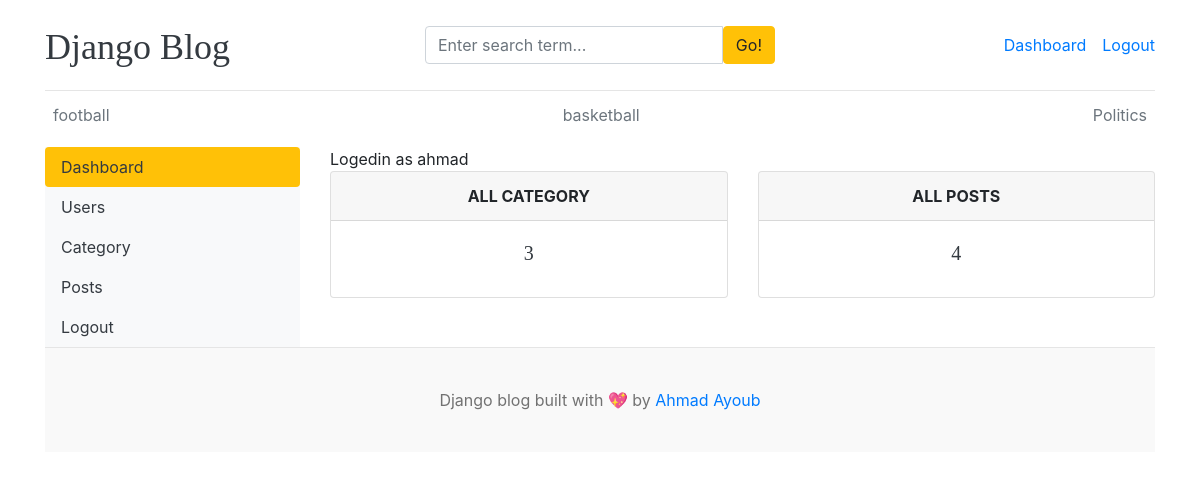
Before: /dashboard/ (signed in) with the older database file.
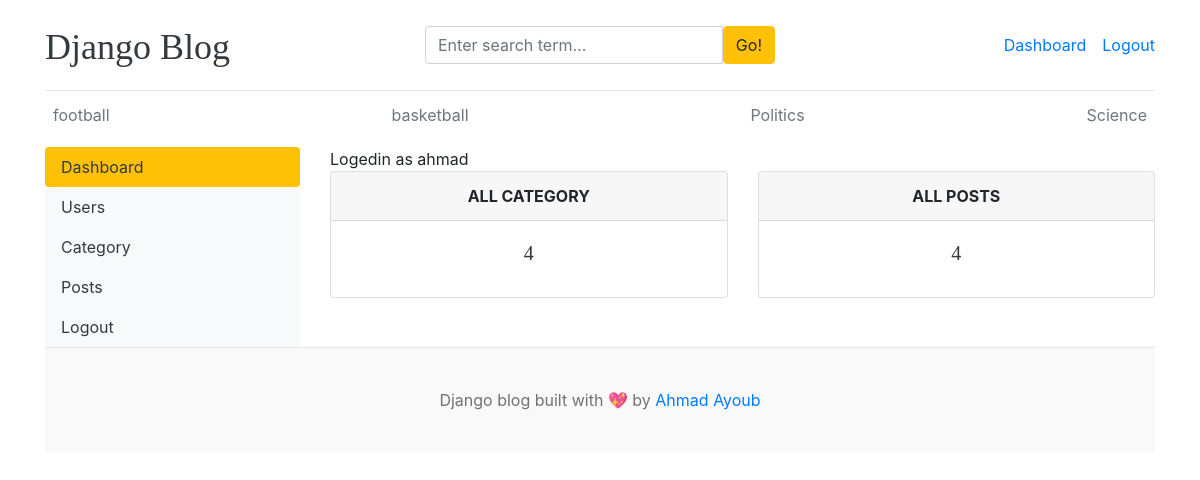
After: the same page with the newer database file.
### blogs/models.py (models this page shows, shortened)
class Category(models.Model):
    category_name = models.CharField(max_length=50,unique=True)
    create_at = models.DateTimeField(auto_now_add=True)
    updated_at = models.DateTimeField(auto_now=True)
    class Meta:
        verbose_name_plural = "categories"

### dashboards/views.py (the view)
# urls.py: path('dashboard/',include('dashboards.urls')),
@login_required(login_url='login')
def dashboard(request):
    category_count=Category.objects.all().count()
    blogs_count= Blog.objects.all().count()
    context={
        'category_count': category_count,
        'blogs_count':blogs_count
    }
    return render(request,'dashboard/dashboard.html',context)

### blogs/context_processors.py (called while the page is built)
def get_categories(request):
    categories = Category.objects.all()
    return dict(categories=categories)

def get_social_link(request):
    social_link = SocialLink.objects.all()
    return dict(social_link=social_link)

### templates/dashboard/dashboard.html
{% extends 'base.html' %}
{% block content %}
<div class="row">
   {% include 'dashboard/sidebar.html' %}
    <div class="col-md-9">
        <span>Logedin as {{ user }}</span>
        <div class="row">
            <div class="col">
                <div class="card border-default mb-3">
                    <div class="card-header text-center text-uppercase font-weight-bold">ALL CATEGORY</div>
                    <div class="card-body text-dark">
                        <h5 class="card-title text-center">{{ category_count }}</h5>
                    </div>
                </div>
            </div>
            <div class="col">
                <div class="card border-default mb-3">
                    <div class="card-header text-center text-uppercase font-weight-bold">ALL POSTS</div>
                    <div class="card-body text-dark">
                        <h5 class="card-title text-center">{{ blogs_count }}</h5>
                    </div>
                </div>
            </div>
        </div>
    </div>
</div>
{% endblock %}

### templates/base.html (shortened to what this page needs)
{% load static %}
<!DOCTYPE html>
<html lang="en">
<head>
    <link href="https://getbootstrap.com/docs/4.0/dist/css/bootstrap.min.css" rel="stylesheet">
    <link href="{% static 'css/blog.css' %}" rel="stylesheet">
    <link rel="stylesheet" href="https://cdnjs.cloudflare.com/ajax/libs/font-awesome/4.7.0/css/font-awesome.min.css">
  </head>
<body>
    <div class="container">
      <header class="blog-header py-3">
        <div class="row flex-nowrap justify-content-between align-items-center">
          <div class="col-4 pt-1">
            <a class="blog-header-logo text-dark" href="/">Django Blog</a>
          </div>
          <div class="col-4">
            <form action="{% url 'search' %}" method="GET">
              <div class="input-group">
                <input class="form-control" type="text" name="keyword" value="{{ keyword }}" placeholder="Enter search term..." aria-label="Enter search term..." aria-describedby="button-search" />
                <button type="submit" class="btn btn-warning" id="button-search" type="button">Go!</button>
            </div>
            </form>
          </div>
          <div class="col-4 d-flex justify-content-end align-items-center">
            {% if not user.is_authenticated %}
            <a class="btn btn-sm btn-warning" href="{% url 'login' %}">Login</a> &nbsp;
            <a class="btn btn-sm btn-outline-secondary" href="{% url 'register' %}">Register</a>
            {% else %}
            <span><a href="{% url 'dashboard' %}">Dashboard</a></span>
            <span><a href="{% url 'logout' %}">Logout</a></span>
            {% endif %}
          </div>
        </div>
      </header>
      <div class="nav-scroller py-1 mb-2">
        <nav class="nav d-flex justify-content-between">
          {% for cat in categories %}
          <a class="p-2 text-muted" href="{% url 'posts_by_category' cat.id %}">{{ cat.category_name }}</a>
          {% endfor %}
        </nav>
      </div>
{% block content %}
{% endblock %}
<footer class="blog-footer">
    <p>Django blog built with 💖 by <a href="#">Ahmad Ayoub</a></p>
  </footer>
  </body>
  </html>

Changed rows visible on the page:
added Category: category_name "Science"
Other visible differences:
{{ category_count }}: "3" → "4"
